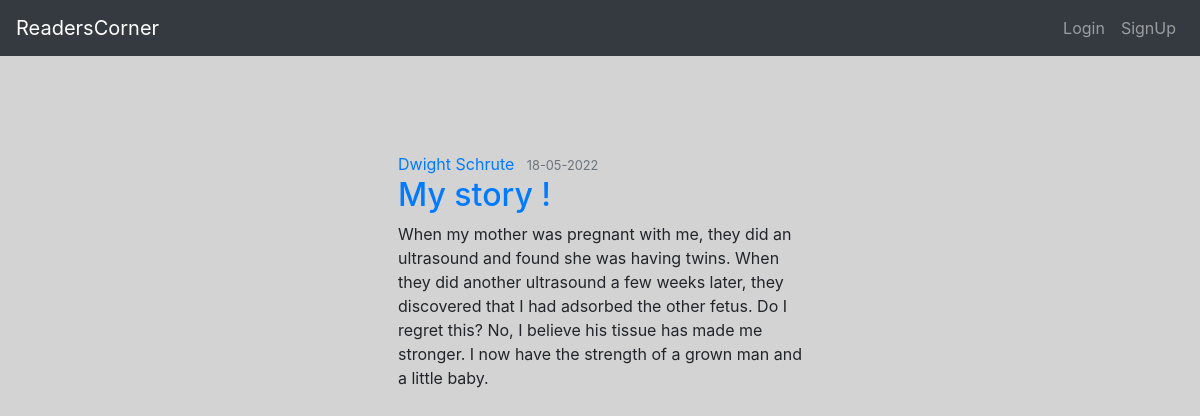
Page /post/13 on the committed database.
### flaskmedia/models.py (models this page shows, shortened)
class User(db.Model, UserMixin):
    id = db.Column(db.Integer, primary_key=True)
    username = db.Column(db.String(20), unique=True, nullable=False)
    email = db.Column(db.String(120), unique=True, nullable=False)
    image_file = db.Column(db.String(20), nullable=False, default='default.jpg')
    password = db.Column(db.String(60), nullable=False)
    posts = db.relationship('Post', backref='author', lazy=True)

class Post(db.Model):
    id = db.Column(db.Integer, primary_key=True)
    title = db.Column(db.String(100), nullable=False)
    date_posted = db.Column(db.DateTime, nullable=False, default=datetime.utcnow)
    content = db.Column(db.Text, nullable=False)
    user_id = db.Column(db.Integer, db.ForeignKey('user.id'), nullable=False)

### flaskmedia/routes.py (the view)
@app.route("/post/<int:post_id>")
def post(post_id):
    post=Post.query.get_or_404(post_id)
    return render_template('in_post.html', title=post.title, post=post)

### flaskmedia/templates/in_post.html (shortened to what this page needs)
{% extends "base.html" %}
{% block content %}
<div class="col-md-5 p-lg-5 mx-auto my-5">
    <article class="media content-section">
        <div class="media-body">
            <div class="article-metadata">
                <a class="mr-2" href="{{url_for('user_post', username=post.author.username)}}" >{{ post.author.username }}</a>
                <small class="text-muted">{{ post.date_posted.strftime('%d-%m-%Y') }}</small>
                <h2><a class="article-title">{{ post.title }}</a></h2>
                <p class="article-content">{{ post.content }}</p>
        </div>
    </article>
</div>
{% endblock content %}

### rows in the picture
User: author.username "Dwight Schrute"
Post: date_posted "18-05-2022", title "My story !", content "When my mother was pregnant with me, they did an ultrasound and found she was having twins. When they did another ultrasound a few weeks later, they discovered that I had adsorbed the other fetus. Do I regret this? No, I believe his tissue has made me stronger. I now have the strength of a grown man and a little baby."
